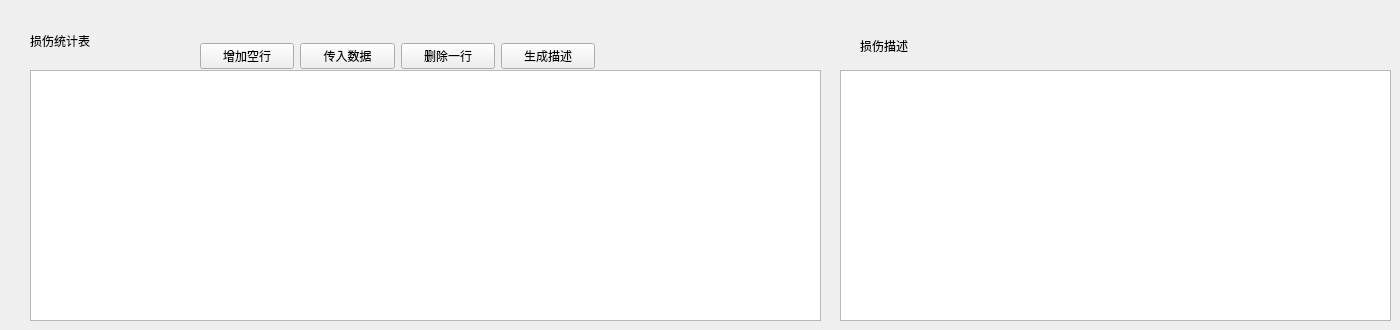
      <widget class="QWidget" name="tab_6">
       <attribute name="title">
        <string>损伤统计</string>
       </attribute>
       <widget class="QWidget" name="layoutWidget_2">
        <property name="geometry">
         <rect>
          <x>200</x>
          <y>40</y>
          <width>395</width>
          <height>32</height>
         </rect>
        </property>
        <layout class="QHBoxLayout" name="horizontalLayout_2">
         <item>
          <widget class="QPushButton" name="pushButton_64">
           <property name="text">
            <string>增加空行</string>
           </property>
          </widget>
         </item>
         <item>
          <widget class="QPushButton" name="pushButton_11">
           <property name="text">
            <string>传入数据</string>
           </property>
          </widget>
         </item>
         <item>
          <widget class="QPushButton" name="pushButton_12">
           <property name="text">
            <string>删除一行</string>
           </property>
          </widget>
         </item>
         <item>
          <widget class="QPushButton" name="pushButton_13">
           <property name="text">
            <string>生成描述</string>
           </property>
          </widget>
         </item>
        </layout>
       </widget>
       <widget class="QLabel" name="label_101">
        <property name="geometry">
         <rect>
          <x>30</x>
          <y>25</y>
          <width>131</width>
          <height>31</height>
         </rect>
        </property>
        <property name="styleSheet">
         <string notr="true">font: 12pt &quot;黑体&quot;;</string>
        </property>
        <property name="text">
         <string>损伤统计表</string>
        </property>
       </widget>
       <widget class="QTextEdit" name="textEdit">
        <property name="geometry">
         <rect>
          <x>840</x>
          <y>70</y>
          <width>551</width>
          <height>251</height>
         </rect>
        </property>
       </widget>
       <widget class="QLabel" name="label_102">
        <property name="geometry">
         <rect>
          <x>860</x>
          <y>35</y>
          <width>101</width>
          <height>21</height>
         </rect>
        </property>
        <property name="styleSheet">
         <string notr="true">font: 12pt &quot;黑体&quot;;</string>
        </property>
        <property name="text">
         <string>损伤描述</string>
        </property>
       </widget>
       <widget class="QTableWidget" name="tableWidget_2">
        <property name="geometry">
         <rect>
          <x>30</x>
          <y>70</y>
          <width>791</width>
          <height>251</height>
         </rect>
        </property>
       </widget>
      </widget>
